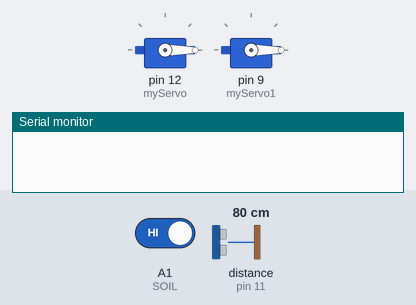
The sketch below on a simulated Arduino Uno, built with avr-gcc and run on an emulated ATmega328P. Parts: 2 × servo, the last lines printed to the serial monitor. Wiring (inferred from the names in the program): ultrasonic range finder: trigger pin 10; echo pin 11. Inputs (shaded band) come from the test bench; at power-on: distance to the obstacle (sensor on pin 11) 80 cm, A1 (SOIL) HIGH. The echo pulse lasts 58.3 µs per cm.

Above: at 0.01 s.
1.3 s: distance to the obstacle (sensor on pin 11) set to 2 cm
At 5.77 s:
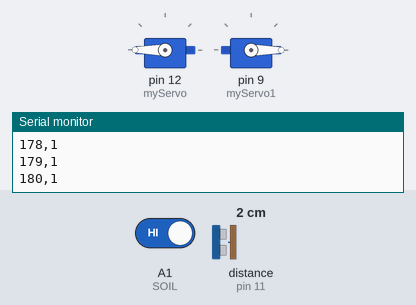
8.3 s: A1 (SOIL) driven HIGH
12.3 s: distance to the obstacle (sensor on pin 11) set to 9 cm
At 13.2 s:
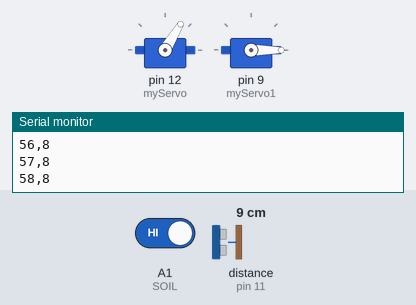
15.8 s: A1 (SOIL) driven LOW
At 28.6 s:
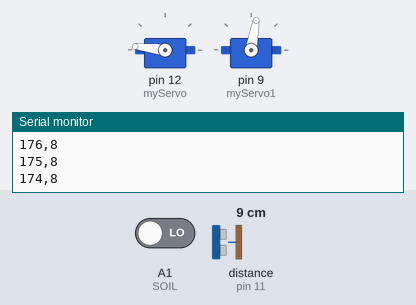
Timing chart, 0 to 32.3 s (numbered marks = the images above; inputs shaded):
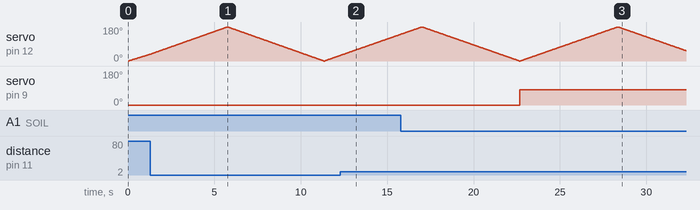

The sketch:

code.ino
```cpp
#include <Servo.h>.

const int trigPin = 10;
const int echoPin = 11;
const int SOIL = A1;

long duration;
int distance;
Servo myServo;
Servo myServo1;

void setup() {
  pinMode(trigPin, OUTPUT);
  pinMode(echoPin, INPUT);
  pinMode(SOIL, INPUT);
  Serial.begin(9600);
  myServo.attach(12);
  myServo1.attach(9);
}
void loop() {
  if((digitalRead(SOIL)==LOW)){
  myServo1.write(80);
}
else if((digitalRead(SOIL)==HIGH)){
  myServo1.write(-80);
}

  for(int i=0;i<=180;i++){
  myServo.write(i);
  delay(30);
  distance = calculateDistance();
  Serial.print(i);
  Serial.print(",");
  Serial.println(distance);
  // Serial.print(".");
  }
  for(int i=180;i>=0;i--){
  myServo.write(i);
  delay(30);
  distance = calculateDistance();
  Serial.print(i);
  Serial.print(",");
  Serial.println(distance);
  // Serial.print(".");
  }
  // rotataing the servo motor from 15 to 165 degrees
  // for(int i=15;i<=165;i++){
  // myServo.write(i);
  // delay(30);
  // distance = calculateDistance();
  // Serial.print(i);
  // Serial.print(",");
  // Serial.print(distance);
  // Serial.print(".");
  // }
  // // again servo motor from 165 to 15 degrees
  // for(int i=165;i>15;i--){
  // myServo.write(i);
  // delay(30);
  // distance = calculateDistance();
  // Serial.print(i);
  // Serial.print(",");
  // Serial.print(distance);
  // Serial.print(".");
  // }
}

int calculateDistance(){

  digitalWrite(trigPin, LOW);
  delayMicroseconds(2);
  digitalWrite(trigPin, HIGH);
  delayMicroseconds(10);
  digitalWrite(trigPin, LOW);
  duration = pulseIn(echoPin, HIGH);
  distance= duration*0.034/2;
  return distance;
}
```

Measured:
- after the input at 15.8 s, servo on pin 9 (myServo1): 0° → 80° after 6.9 s
